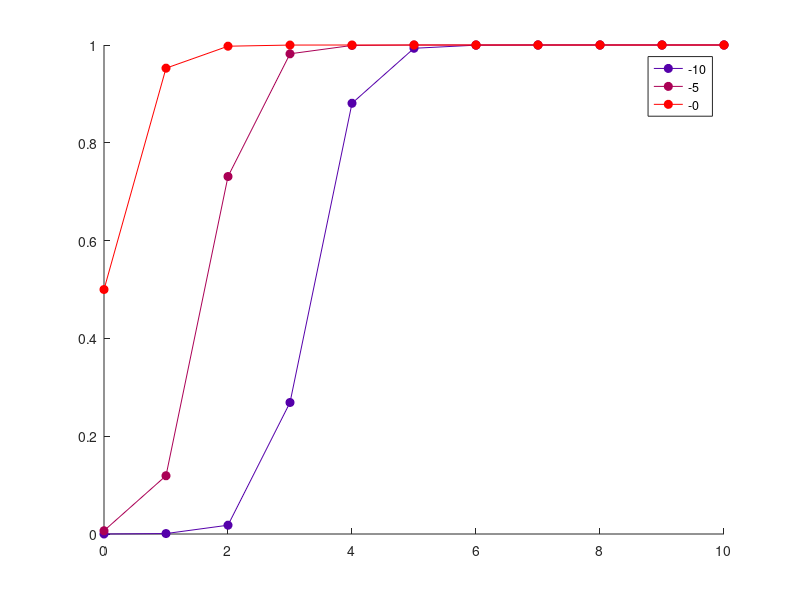

Write MATLAB code to recreate this figure.
clear all
close all
clc

offers  = 0:1:10;
Ra      = -[10 5 0];        % predator true accepance thereshold (logit intercept)
Rb      = [3,3,3];          % predator true accpetance moise (logit slope)
n       = length(Ra);

% logistic choice function
%--------------------------
logitp = @(b,x) exp(b(1)+b(2).*(x))./(1+exp(b(1)+b(2).*(x)));



figure
set(gcf,'Color',[1,1,1])
hold on
for k = 1:n
    plot(offers,logitp([Ra(k),Rb(k)],offers),'-o',...
        'Color',[k/n,0,(n-k)/n],...
        'MarkerFaceColor',[k/n,0,(n-k)/n],...
        'MarkerEdgeColor',[k/n,0,(n-k)/n])
    
    ll{k} = num2str(Ra(k));
end

legend(ll);
    
